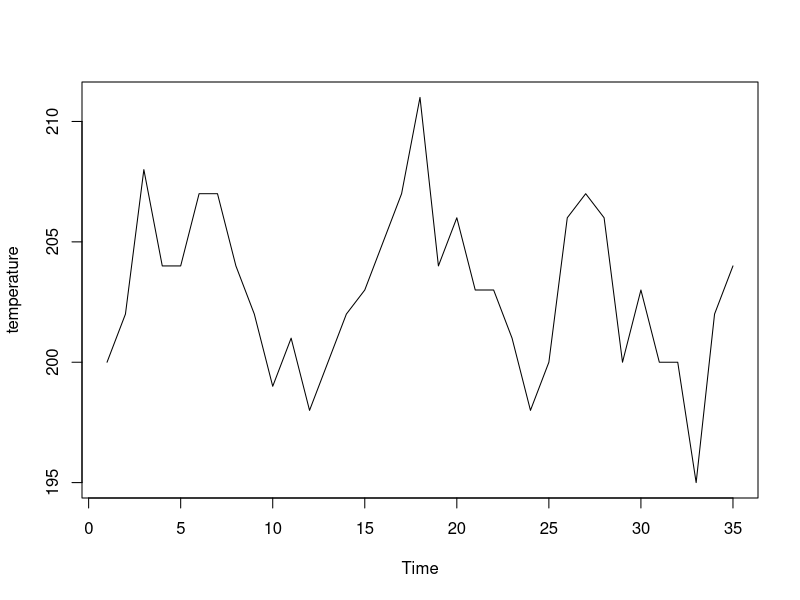
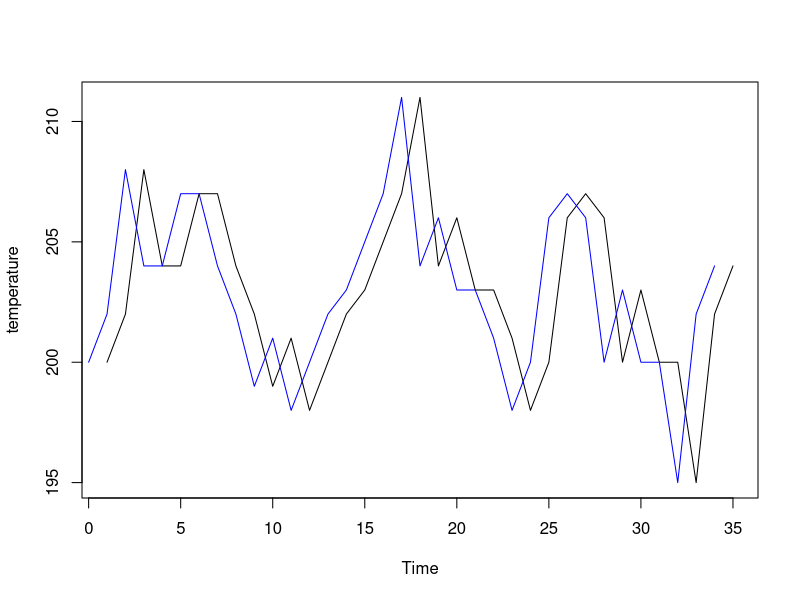
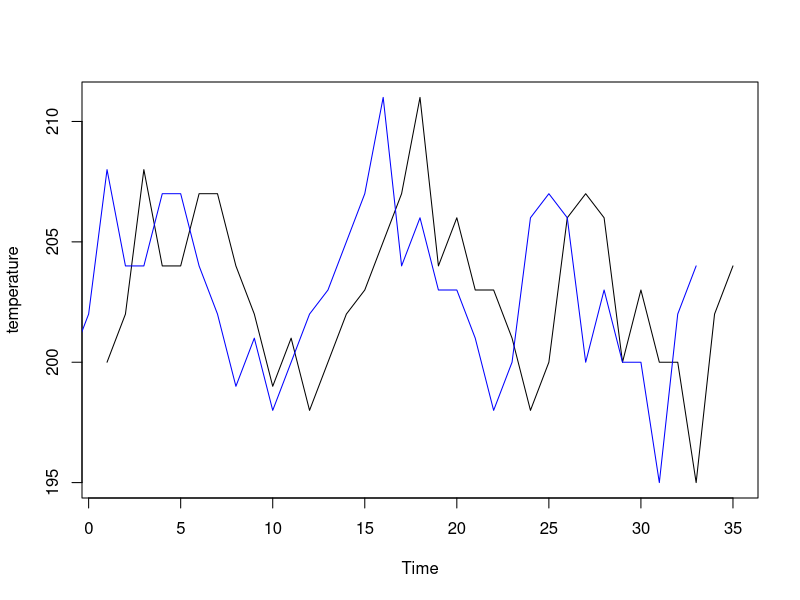
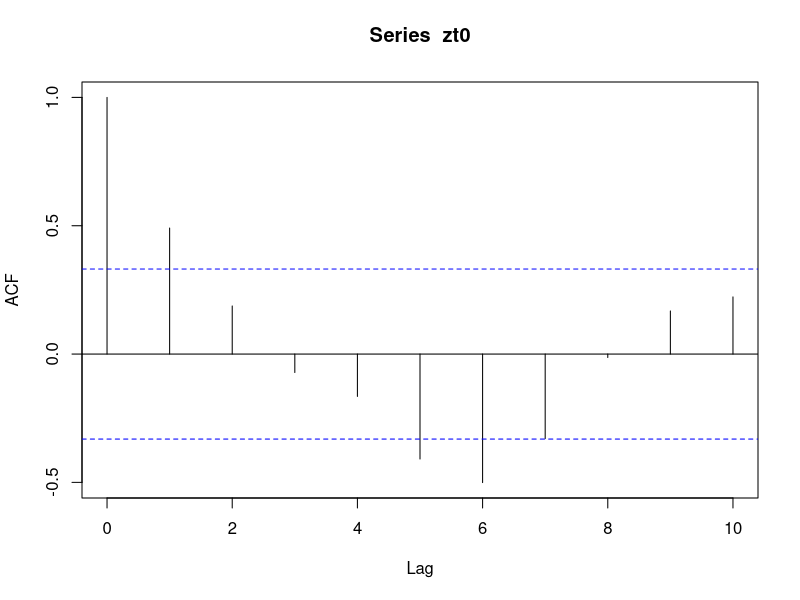

Generate these figures, in order, with R:
zt=c(200, 202, 208, 204, 204, 207, 207, 204, 202, 199, 201, 198, 200, 202, 203, 205, 207, 211,
     204, 206, 203, 203, 201, 198, 200, 206, 207, 206, 200, 203, 200, 200, 195, 202, 204)
zt0=ts(zt)
#(a)
plot(zt0, ylab="temperature")
#(b)
zt1=ts(zt, start = 0)
plot(zt0, ylab="temperature")
lines(zt1, col="blue")
#(c)
zt2=ts(zt, start = -1)
plot(zt0, ylab="temperature")
lines(zt2, col="blue")
#(d)
acf=acf(zt0, lag.max = 10, plot=F)
acf10=round(c(acf$acf)[-1],4)
paste("rho", 1:10, "=", acf10, sep = "")
#(e)
plot(acf)


